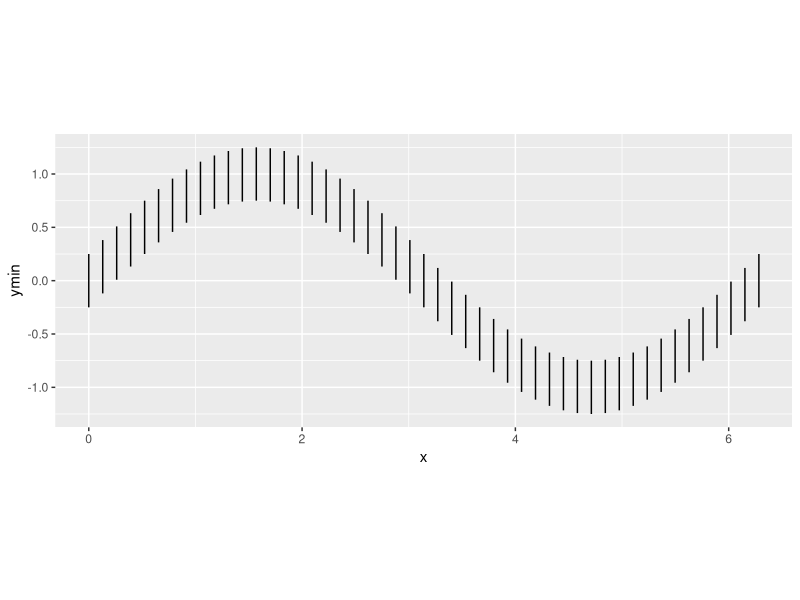

This chart was generated by the following R code:
## ---- chunk 1
knitr::opts_chunk$set(echo = FALSE, message = F, warning = F)
## ---- chunk 2
library(tidyverse)
tibble(x = seq(0, 2*pi, pi/24),
       y = sin(x),
       ymin = y - .25,
       ymax = y + .25) %>%
  ggplot(aes(x = x, xend = x, y = ymin, yend = ymax)) + geom_segment() +
  coord_fixed()

